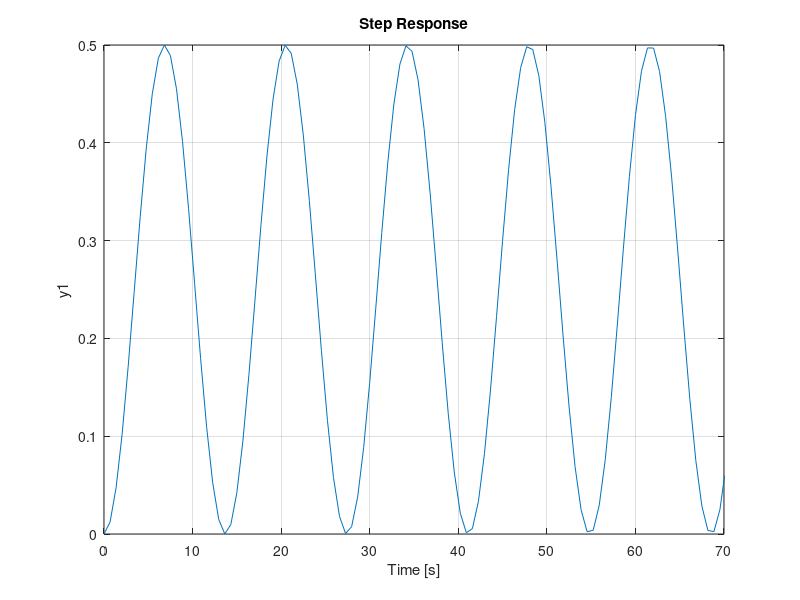
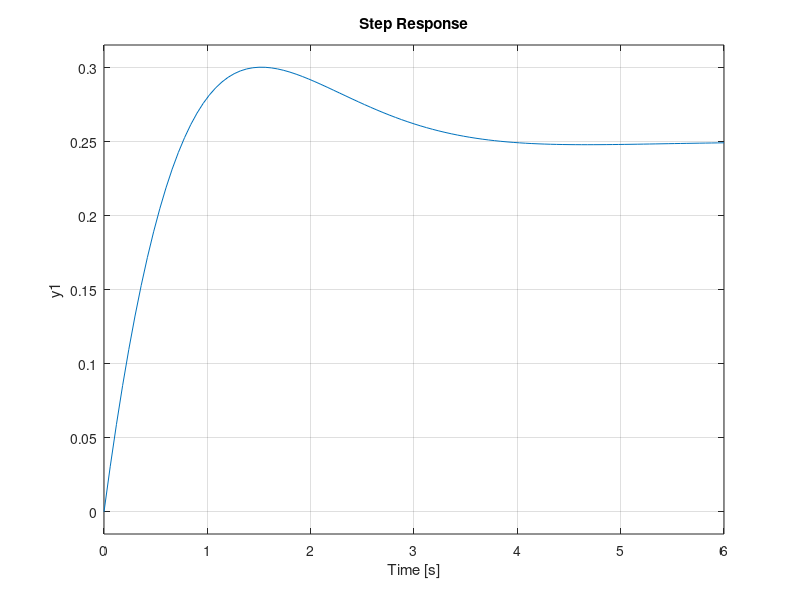
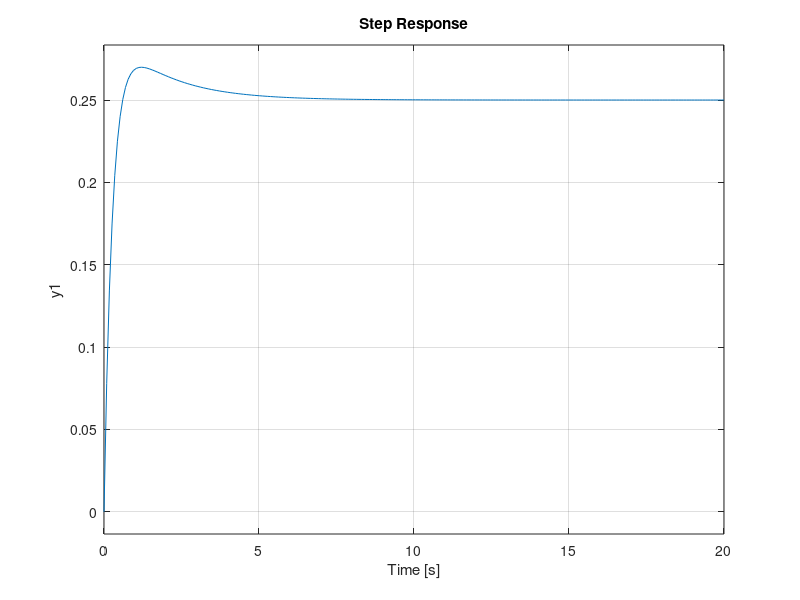
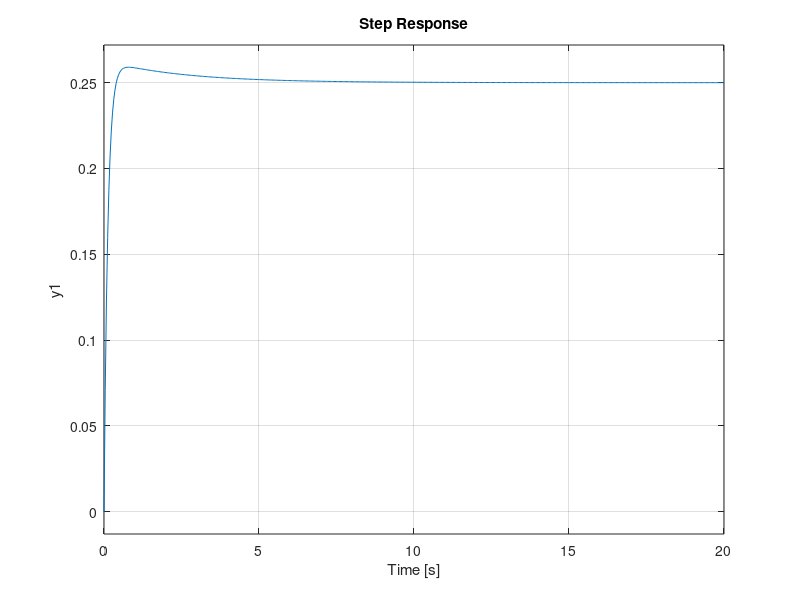

Source code (MATLAB) for these figures, in order:
clc;clear;
close all;
%proportional controller
m = 0.111;
R = 0.015;
g = -9.8;
L = 1.0;
d = 0.03;
J = 9.99e-6;
%transfer function
s = tf('s');
P_ball = -m*g*d/L/(J/R^2+m)/s^2;

Kp = 1;
C = pid(Kp);
sys_cl=feedback(C*P_ball,1);
figure(1);
step(0.25*sys_cl)
axis([0 70 0 0.5])
%step response with pd controller
m = 0.111;
R = 0.015;
g = -9.8;
L = 1.0;
d = 0.03;
J = 9.99e-6;
s = tf('s');
P_ball = -m*g*d/L/(J/R^2+m)/s^2;

Kp = 10;
Kd = 10;
C = pid(Kp,0,Kd);

sys_cl=feedback(C*P_ball,1);

t=0:0.01:5;
figure(2);
step(0.25*sys_cl)

%increasing kd
Kp = 10;
Kd = 20;
C = pid(Kp,0,Kd);
sys_cl=feedback(C*P_ball,1);
figure(3);
step(0.25*sys_cl)

%increasing kp
Kp = 15;
Kd = 40;
C = pid(Kp,0,Kd);
sys_cl=feedback(C*P_ball,1);
figure(4);
step(0.25*sys_cl)